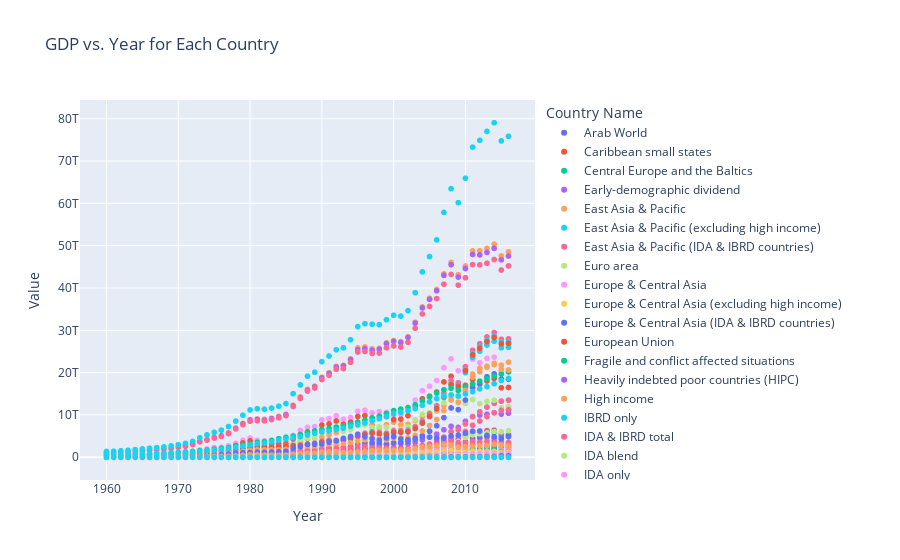

Notebook cell for this chart:
### Code cell
fig3 = px.scatter(df, x='Year', y='Value', color='Country Name', title='GDP vs. Year for Each Country')
fig3.show()
